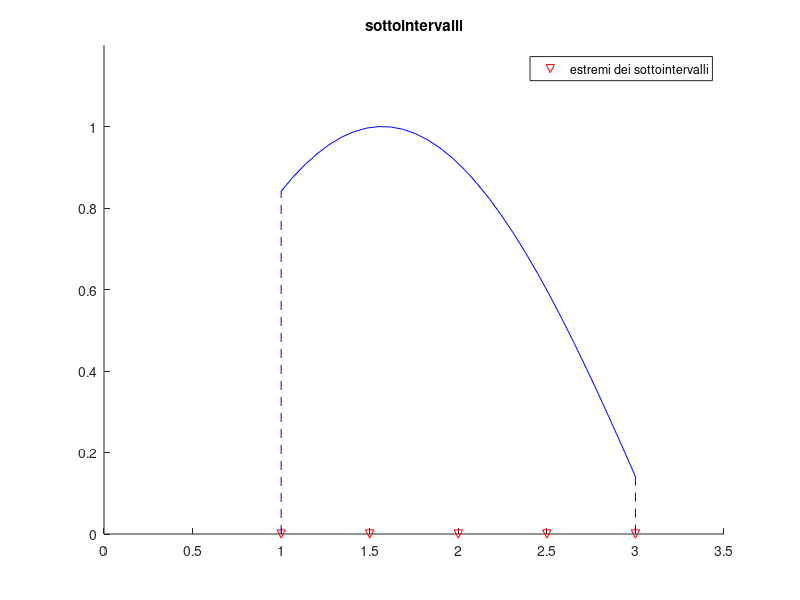
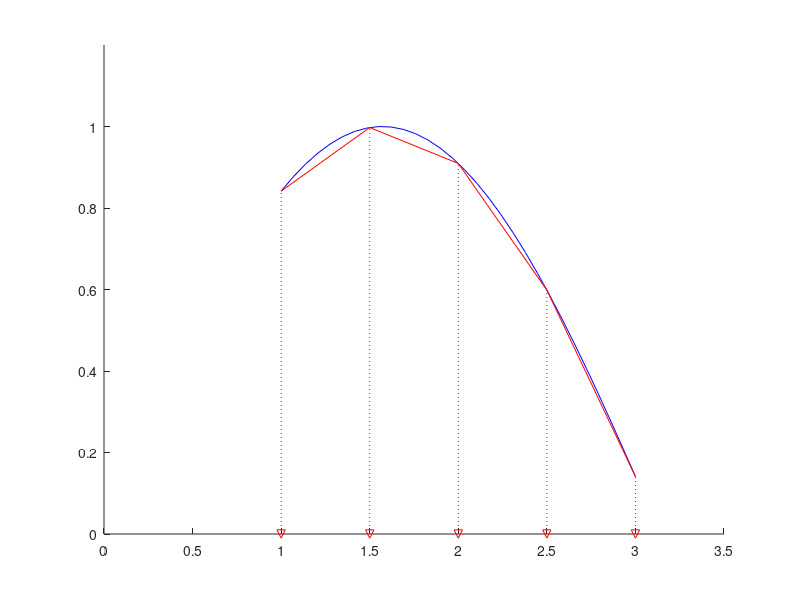
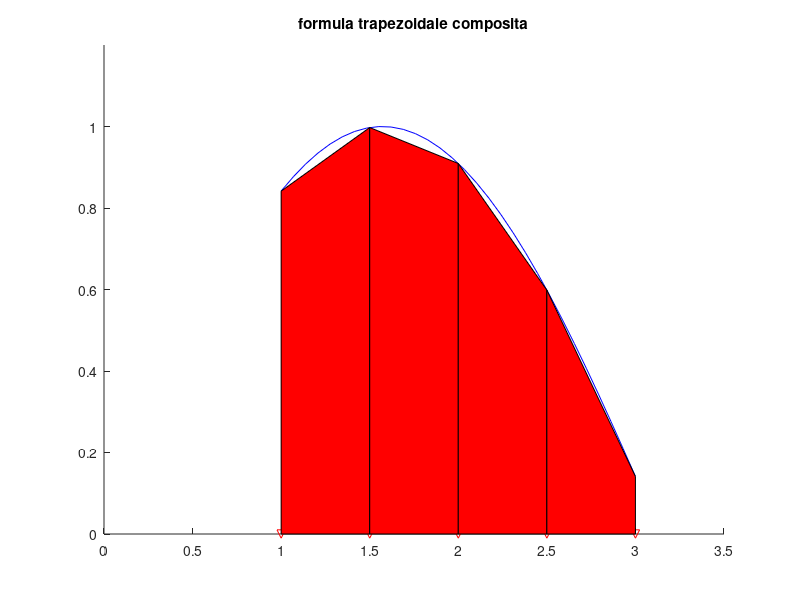
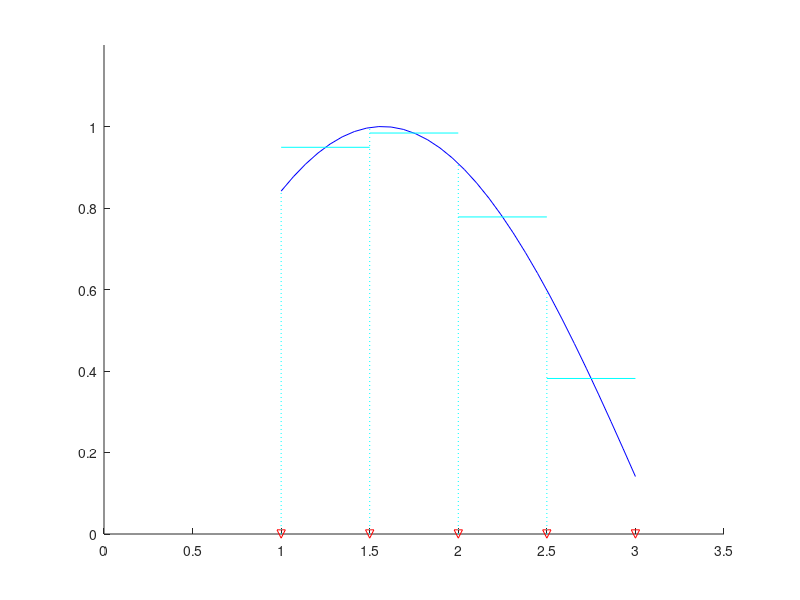

These charts were generated, in order, by the following MATLAB code:
% script formuleQ_composite
% disegna le figure che illustrano
% le formule composite midpoint, rettangolare, 
% trapezoidale e di Simpson
f_int=inline('sin(x)');
a=1;b=3;
breaks=[1  1.5  2  2.5  3];
n=length(breaks); 
p=n-1;      % numero di sottointervalli
h=(b-a)/p;  % ampiezza sottointervalli
fbreaks=f_int(breaks);
puntimedi=(breaks(1:end-1)+breaks(2:end))/2;
fpmedi=f_int(puntimedi);
xx=linspace(a,b,30);
yy=f_int(xx);
figure(1) 
hold on;
plot(breaks,zeros(size(breaks)),'rv',...
    [a a],[0 yy(1)],'b--', xx,yy,'b',[b b],[yy(end) 0],'b--')
legend('estremi dei sottointervalli')
title('sottointervalli')
axis([0 3.5 0 1.2])
hold off;
%
% trapezoidale composita
figure (2)
hold on
plot(xx,yy,'b',breaks,zeros(size(breaks)),'rv')
for j=1:p
    plot([breaks(j) breaks(j+1)],[fbreaks(j) fbreaks(j+1)],'r')
    plot([breaks(j) breaks(j)],[0 fbreaks(j)],'r:')
    axis([0 3.5 0 1.2])
end
plot([breaks(n) breaks(n)],[0 fbreaks(n)],'r:')
axis([0 3.5 0 1.2])
hold off
figure(3)
hold on
plot(xx,yy,'b',breaks,zeros(size(breaks)),'rv')
title('formula trapezoidale composita')
axis([0 3.5 0 1.2])
for j=1:p
    fill([breaks(j) breaks(j) breaks(j+1) breaks(j+1)],[0 fbreaks(j) fbreaks(j+1) 0],'r')
    axis([0 3.5 0 1.2])
end
hold off
%
% punto medio composita
figure (4)
hold on
plot(xx,yy,'b',breaks,zeros(size(breaks)),'rv')
for j=1:p
    plot([breaks(j) breaks(j+1)],[fpmedi(j) fpmedi(j)],'c')
    plot([breaks(j) breaks(j)],[0 fbreaks(j)],'c:')
    axis([0 3.5 0 1.2])
end
hold off
figure(5)
hold on
plot(xx,yy,'b',breaks,zeros(size(breaks)),'rv')
title('formula del punto medio composita')
axis([0 3.5 0 1.2])
for j=1:p
    fill([breaks(j) breaks(j) breaks(j+1) breaks(j+1)],[0 fpmedi(j) fpmedi(j) 0],'c')
    axis([0 3.5 0 1.2])
end
hold off
%
% rettangolare composita
figure (6)
hold on
plot(xx,yy,'b',breaks,zeros(size(breaks)),'rv')
for j=1:p
    plot([breaks(j) breaks(j+1)],[fbreaks(j) fbreaks(j)],'k')
    plot([breaks(j) breaks(j)],[0 fbreaks(j)],'k:')
    axis([0 3.5 0 1.2])
end
hold off
figure(7)
hold on
plot(xx,yy,'b',breaks,zeros(size(breaks)),'rv')
title('formula rettangolare composita')
axis([0 3.5 0 1.2])
for j=1:p
    fill([breaks(j) breaks(j) breaks(j+1) breaks(j+1)],[0 fbreaks(j) fbreaks(j) 0],'y')
    axis([0 3.5 0 1.2])
end
hold off
%
% Simpson composita
figure (8)
hold on
plot(xx,yy,'b',breaks,zeros(size(breaks)),'rv')
for j=1:p
    parabola=polyfit([breaks(j) puntimedi(j) breaks(j+1)],[fbreaks(j) fpmedi(j) fbreaks(j+1)],2);
    xxx=linspace(breaks(j),breaks(j+1),15);
    yyyparabola=polyval(parabola,xxx);
    plot(xxx,yyyparabola,'g')
    plot([breaks(j) breaks(j)],[0 fbreaks(j)],'g:')
    axis([0 3.5 0 1.2])
end
plot([breaks(n) breaks(n)],[0 fbreaks(n)],'g:')
axis([0 3.5 0 1.2])
hold off
figure(9)
hold on
plot(xx,yy,'b',breaks,zeros(size(breaks)),'rv')
title('formula di Simpson composita')
axis([0 3.5 0 1.2])
for j=1:p
    parabola=polyfit([breaks(j) puntimedi(j) breaks(j+1)],[fbreaks(j) fpmedi(j) fbreaks(j+1)],2);
    xxx=linspace(breaks(j),breaks(j+1),15);
    yyyparabola=polyval(parabola,xxx);
    fill([breaks(j) xxx breaks(j+1)],[0 yyyparabola 0],'g')
    axis([0 3.5 0 1.2])
end
hold off
